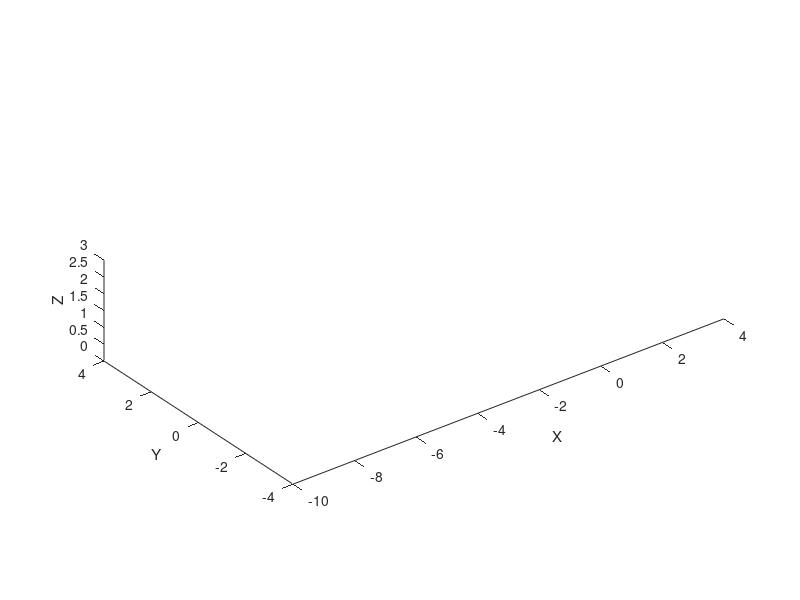

The MATLAB script that drew this image: (Note: this script raises an error after producing the figure.)
function PlotEnvironment()
    %% Load Images
    groundImage = 'concrete.jpg';
    wallImage1 = 'MetalWall.jpg'; 
    wallImage2 = 'MetalWall.jpg'; 

    % Load sign images
    safetySign = 'Saftey.jpg'; 
    robotOperationSign = 'RobotOperation.jpg';
    emergencyStopSign = 'EmergencyStop.jpg';
    cautionRoboticSign = 'CautionRobotic.jpg';
    emergencyExitDoor = 'EmergencyExit.jpg';

    %% Create the figure window
    figure;
    hold on;
    %% Sets axis properties
    axis equal;
    xlabel('X');
    ylabel('Y');
    zlabel('Z');
    view(3);
    grid off;  % Turn off the grid

    %% Set axis limits and camera properties
    xmin=-10;
    xmax=4;

    ymin=-4;
    ymax=4;

    zmin=0;
    zmax=3;
    
    xlim([xmin, xmax]);
    ylim([ymin, ymax]);
    zlim([zmin, zmax]);

    camproj('perspective');  
    campos([0, -3, 1.5]);  
    camtarget([0, 0, 1]);  
    camva(6);  
    camlight('headlight');  
    lighting phong;

    %% Create the ground plane
    [xGround, yGround] = meshgrid(xmin:0.1:4, xmin:0.1:4); 
    zGround = zeros(size(xGround));

    %% Create the first wall plane along the y-axis
    [xWall1, zWall1] = meshgrid(xmin:0.1:4, 0:0.1:4);
    yWall1 = 4 * ones(size(xWall1));

    %% Create the second wall plane along the x-axis
    [yWall2, zWall2] = meshgrid(ymin:0.1:4, 0:0.1:4);
    xWall2 = 4 * ones(size(yWall2));

    %% Plot the ground and walls using the helper function
    plotSurfaceWithTexture(xGround, yGround, zGround, groundImage);
    plotSurfaceWithTexture(xWall1, yWall1, zWall1, wallImage1);
    plotSurfaceWithTexture(xWall2, yWall2, zWall2, wallImage2);

    %% Plot objects using placeAndTransformObject

    % Plot the table
    placeAndTransformObject('tableBrown2.1x1.4x0.5m.ply', [2.4, 3, 0], [0.8, 0.3, 1.6], 90, [0.4, 0.4, 0.4]);

    % Plot the fire extinguisher
    placeAndTransformObject('fireExtinguisher.ply', [3.5, 3.5, 0.01], [1, 1, 1], 0);

    % Plot the person
    placeAndTransformObject('personMaleCasual.ply', [3.4, 3, 0.01], [0.8, 0.8, 0.8], 180);

    % Plot the emergency stop button
    placeAndTransformObject('emergencyStopButton.ply', [2.5, 3, 0.8], [0.5, 0.5, 0.5], 0);

    % Plot the boxes conveyor
    placeAndTransformObject('ConveyerBeltBoxes.ply', [1, 1, 0], [1, 1, 1], -90);

    % Plot the pancake conveyor
    placeAndTransformObject('ConveyerBeltPancake.ply', [-3, 3, 0], [1, 1, 1], -90);

    % Plot the barriers
    placeAndTransformObject('SafetyWall.ply', [4, 0.6, 0.01], [0.01, 0.01, 0.01], 0, [0.5, 0.5, 0.5]); %Wall without Door
    placeAndTransformObject('PlasticStripDoor.ply', [2.2, 1.8, 0.01], [0.01, 0.01, 0.01], 270, [0.5, 0.5, 0.5]); %Wall with Door

    % Plot the box closer
    placeAndTransformObject('AutoBoxCloser.ply', [-2, -1.025, 0.6], [1, 1, 1], 90, [0.6, 0.6, 0.6]);


    %% Define sign positions and sizes
    signWidth = 0.8;  
    signHeight = 0.8; 
    signPosX = [-4.5, -3, -1.5, 3];
    signLift = 0.8;  % Amount to lift the signs above the ground
    signImages = {safetySign, robotOperationSign, cautionRoboticSign, emergencyStopSign};

    % Plot signs
    for i = 1:length(signPosX)
        [xSign, zSign] = meshgrid(signPosX(i) + [-signWidth/2, signWidth/2], signLift:0.1:(signLift + signHeight));
        ySign = ones(size(xSign)) * 4; 
        
        % Flip the zSign values to rotate the image
        zSign = flip(zSign);
        
        plotSurfaceWithTexture(xSign, ySign, zSign, signImages{i});
    end


    hold off;
end

